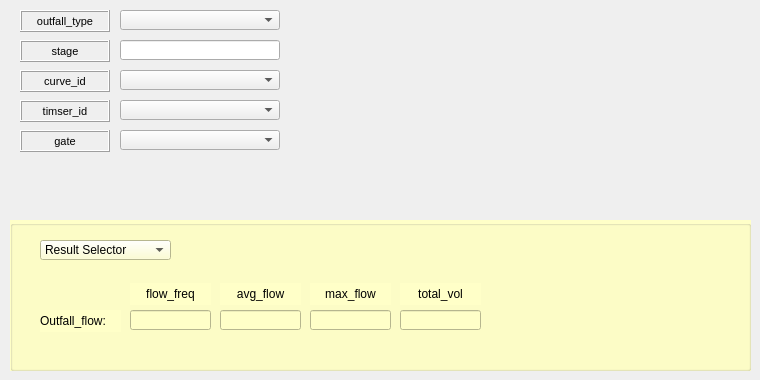
     <widget class="QWidget" name="tab_11">
      <attribute name="title">
       <string>Outfall</string>
      </attribute>
      <widget class="QLabel" name="label_outfall_type">
       <property name="enabled">
        <bool>true</bool>
       </property>
       <property name="geometry">
        <rect>
         <x>20</x>
         <y>10</y>
         <width>90</width>
         <height>22</height>
        </rect>
       </property>
       <property name="sizePolicy">
        <sizepolicy hsizetype="Preferred" vsizetype="Preferred">
         <horstretch>0</horstretch>
         <verstretch>0</verstretch>
        </sizepolicy>
       </property>
       <property name="font">
        <font>
         <pointsize>8</pointsize>
        </font>
       </property>
       <property name="statusTip">
        <string/>
       </property>
       <property name="accessibleName">
        <string/>
       </property>
       <property name="layoutDirection">
        <enum>Qt::LeftToRight</enum>
       </property>
       <property name="autoFillBackground">
        <bool>false</bool>
       </property>
       <property name="inputMethodHints">
        <set>Qt::ImhNone</set>
       </property>
       <property name="frameShape">
        <enum>QFrame::Box</enum>
       </property>
       <property name="frameShadow">
        <enum>QFrame::Raised</enum>
       </property>
       <property name="lineWidth">
        <number>1</number>
       </property>
       <property name="midLineWidth">
        <number>0</number>
       </property>
       <property name="text">
        <string>outfall_type</string>
       </property>
       <property name="alignment">
        <set>Qt::AlignCenter</set>
       </property>
       <property name="wordWrap">
        <bool>false</bool>
       </property>
       <property name="margin">
        <number>3</number>
       </property>
      </widget>
      <widget class="QComboBox" name="comboBox_12">
       <property name="geometry">
        <rect>
         <x>120</x>
         <y>70</y>
         <width>160</width>
         <height>20</height>
        </rect>
       </property>
      </widget>
      <widget class="QLabel" name="label_stage">
       <property name="geometry">
        <rect>
         <x>20</x>
         <y>40</y>
         <width>90</width>
         <height>22</height>
        </rect>
       </property>
       <property name="font">
        <font>
         <pointsize>8</pointsize>
        </font>
       </property>
       <property name="frameShape">
        <enum>QFrame::Box</enum>
       </property>
       <property name="frameShadow">
        <enum>QFrame::Raised</enum>
       </property>
       <property name="text">
        <string>stage</string>
       </property>
       <property name="alignment">
        <set>Qt::AlignCenter</set>
       </property>
       <property name="margin">
        <number>3</number>
       </property>
      </widget>
      <widget class="QGroupBox" name="groupBox_5">
       <property name="geometry">
        <rect>
         <x>10</x>
         <y>220</y>
         <width>741</width>
         <height>151</height>
        </rect>
       </property>
       <property name="autoFillBackground">
        <bool>false</bool>
       </property>
       <property name="styleSheet">
        <string notr="true">background-color: rgb(255, 255, 200);</string>
       </property>
       <property name="title">
        <string/>
       </property>
       <widget class="QComboBox" name="comboBox_25">
        <property name="geometry">
         <rect>
          <x>30</x>
          <y>20</y>
          <width>131</width>
          <height>20</height>
         </rect>
        </property>
        <item>
         <property name="text">
          <string>Result Selector</string>
         </property>
        </item>
       </widget>
       <widget class="QLineEdit" name="lineEdit_90">
        <property name="geometry">
         <rect>
          <x>210</x>
          <y>90</y>
          <width>81</width>
          <height>20</height>
         </rect>
        </property>
        <property name="text">
         <string/>
        </property>
       </widget>
       <widget class="QLabel" name="label_outfall_flow">
        <property name="geometry">
         <rect>
          <x>30</x>
          <y>90</y>
          <width>81</width>
          <height>22</height>
         </rect>
        </property>
        <property name="font">
         <font>
          <pointsize>9</pointsize>
         </font>
        </property>
        <property name="frameShape">
         <enum>QFrame::NoFrame</enum>
        </property>
        <property name="frameShadow">
         <enum>QFrame::Plain</enum>
        </property>
        <property name="text">
         <string>Outfall_flow:</string>
        </property>
        <property name="textFormat">
         <enum>Qt::AutoText</enum>
        </property>
        <property name="scaledContents">
         <bool>false</bool>
        </property>
        <property name="alignment">
         <set>Qt::AlignLeading|Qt::AlignLeft|Qt::AlignVCenter</set>
        </property>
        <property name="margin">
         <number>3</number>
        </property>
       </widget>
       <widget class="QLineEdit" name="lineEdit_94">
        <property name="geometry">
         <rect>
          <x>300</x>
          <y>90</y>
          <width>81</width>
          <height>20</height>
         </rect>
        </property>
        <property name="text">
         <string/>
        </property>
       </widget>
       <widget class="QLineEdit" name="lineEdit_96">
        <property name="geometry">
         <rect>
          <x>120</x>
          <y>90</y>
          <width>81</width>
          <height>20</height>
         </rect>
        </property>
        <property name="text">
         <string/>
        </property>
       </widget>
       <widget class="QLineEdit" name="lineEdit_98">
        <property name="geometry">
         <rect>
          <x>390</x>
          <y>90</y>
          <width>81</width>
          <height>20</height>
         </rect>
        </property>
        <property name="text">
         <string/>
        </property>
       </widget>
       <widget class="QLabel" name="label_max_flow">
        <property name="geometry">
         <rect>
          <x>300</x>
          <y>63</y>
          <width>81</width>
          <height>22</height>
         </rect>
        </property>
        <property name="font">
         <font>
          <pointsize>9</pointsize>
         </font>
        </property>
        <property name="frameShape">
         <enum>QFrame::NoFrame</enum>
        </property>
        <property name="frameShadow">
         <enum>QFrame::Plain</enum>
        </property>
        <property name="text">
         <string>max_flow</string>
        </property>
        <property name="textFormat">
         <enum>Qt::AutoText</enum>
        </property>
        <property name="scaledContents">
         <bool>false</bool>
        </property>
        <property name="alignment">
         <set>Qt::AlignCenter</set>
        </property>
        <property name="margin">
         <number>3</number>
        </property>
       </widget>
       <widget class="QLabel" name="label_total_vol">
        <property name="geometry">
         <rect>
          <x>390</x>
          <y>63</y>
          <width>81</width>
          <height>22</height>
         </rect>
        </property>
        <property name="font">
         <font>
          <pointsize>9</pointsize>
         </font>
        </property>
        <property name="frameShape">
         <enum>QFrame::NoFrame</enum>
        </property>
        <property name="frameShadow">
         <enum>QFrame::Plain</enum>
        </property>
        <property name="text">
         <string>total_vol</string>
        </property>
        <property name="textFormat">
         <enum>Qt::AutoText</enum>
        </property>
        <property name="scaledContents">
         <bool>false</bool>
        </property>
        <property name="alignment">
         <set>Qt::AlignCenter</set>
        </property>
        <property name="margin">
         <number>3</number>
        </property>
       </widget>
       <widget class="QLabel" name="label_avg_flow">
        <property name="geometry">
         <rect>
          <x>210</x>
          <y>63</y>
          <width>81</width>
          <height>22</height>
         </rect>
        </property>
        <property name="font">
         <font>
          <pointsize>9</pointsize>
         </font>
        </property>
        <property name="frameShape">
         <enum>QFrame::NoFrame</enum>
        </property>
        <property name="frameShadow">
         <enum>QFrame::Plain</enum>
        </property>
        <property name="text">
         <string>avg_flow</string>
        </property>
        <property name="textFormat">
         <enum>Qt::AutoText</enum>
        </property>
        <property name="scaledContents">
         <bool>false</bool>
        </property>
        <property name="alignment">
         <set>Qt::AlignCenter</set>
        </property>
        <property name="margin">
         <number>3</number>
        </property>
       </widget>
       <widget class="QLabel" name="label_flow_freq">
        <property name="geometry">
         <rect>
          <x>120</x>
          <y>63</y>
          <width>81</width>
          <height>22</height>
         </rect>
        </property>
        <property name="font">
         <font>
          <pointsize>9</pointsize>
         </font>
        </property>
        <property name="frameShape">
         <enum>QFrame::NoFrame</enum>
        </property>
        <property name="frameShadow">
         <enum>QFrame::Plain</enum>
        </property>
        <property name="text">
         <string>flow_freq</string>
        </property>
        <property name="textFormat">
         <enum>Qt::AutoText</enum>
        </property>
        <property name="scaledContents">
         <bool>false</bool>
        </property>
        <property name="alignment">
         <set>Qt::AlignCenter</set>
        </property>
        <property name="margin">
         <number>3</number>
        </property>
       </widget>
      </widget>
      <widget class="QLabel" name="label_timser_id">
       <property name="geometry">
        <rect>
         <x>20</x>
         <y>100</y>
         <width>90</width>
         <height>22</height>
        </rect>
       </property>
       <property name="font">
        <font>
         <pointsize>8</pointsize>
        </font>
       </property>
       <property name="frameShape">
        <enum>QFrame::Box</enum>
       </property>
       <property name="frameShadow">
        <enum>QFrame::Raised</enum>
       </property>
       <property name="text">
        <string>timser_id</string>
       </property>
       <property name="alignment">
        <set>Qt::AlignCenter</set>
       </property>
       <property name="margin">
        <number>3</number>
       </property>
      </widget>
      <widget class="QLabel" name="label_curve_id_2">
       <property name="enabled">
        <bool>true</bool>
       </property>
       <property name="geometry">
        <rect>
         <x>20</x>
         <y>70</y>
         <width>90</width>
         <height>22</height>
        </rect>
       </property>
       <property name="sizePolicy">
        <sizepolicy hsizetype="Preferred" vsizetype="Preferred">
         <horstretch>0</horstretch>
         <verstretch>0</verstretch>
        </sizepolicy>
       </property>
       <property name="font">
        <font>
         <pointsize>8</pointsize>
        </font>
       </property>
       <property name="statusTip">
        <string/>
       </property>
       <property name="accessibleName">
        <string/>
       </property>
       <property name="layoutDirection">
        <enum>Qt::LeftToRight</enum>
       </property>
       <property name="autoFillBackground">
        <bool>false</bool>
       </property>
       <property name="inputMethodHints">
        <set>Qt::ImhNone</set>
       </property>
       <property name="frameShape">
        <enum>QFrame::Box</enum>
       </property>
       <property name="frameShadow">
        <enum>QFrame::Raised</enum>
       </property>
       <property name="lineWidth">
        <number>1</number>
       </property>
       <property name="midLineWidth">
        <number>0</number>
       </property>
       <property name="text">
        <string>curve_id</string>
       </property>
       <property name="alignment">
        <set>Qt::AlignCenter</set>
       </property>
       <property name="wordWrap">
        <bool>false</bool>
       </property>
       <property name="margin">
        <number>3</number>
       </property>
      </widget>
      <widget class="QComboBox" name="comboBox_16">
       <property name="geometry">
        <rect>
         <x>120</x>
         <y>100</y>
         <width>160</width>
         <height>20</height>
        </rect>
       </property>
      </widget>
      <widget class="QLineEdit" name="lineEdit_59">
       <property name="geometry">
        <rect>
         <x>120</x>
         <y>40</y>
         <width>160</width>
         <height>20</height>
        </rect>
       </property>
       <property name="text">
        <string/>
       </property>
      </widget>
      <widget class="QComboBox" name="comboBox_22">
       <property name="geometry">
        <rect>
         <x>120</x>
         <y>130</y>
         <width>160</width>
         <height>20</height>
        </rect>
       </property>
      </widget>
      <widget class="QLabel" name="label_gate">
       <property name="geometry">
        <rect>
         <x>20</x>
         <y>130</y>
         <width>90</width>
         <height>22</height>
        </rect>
       </property>
       <property name="font">
        <font>
         <pointsize>8</pointsize>
        </font>
       </property>
       <property name="frameShape">
        <enum>QFrame::Box</enum>
       </property>
       <property name="frameShadow">
        <enum>QFrame::Raised</enum>
       </property>
       <property name="text">
        <string>gate</string>
       </property>
       <property name="alignment">
        <set>Qt::AlignCenter</set>
       </property>
       <property name="margin">
        <number>3</number>
       </property>
      </widget>
      <widget class="QComboBox" name="comboBox_27">
       <property name="geometry">
        <rect>
         <x>120</x>
         <y>10</y>
         <width>160</width>
         <height>20</height>
        </rect>
       </property>
      </widget>
     </widget>
